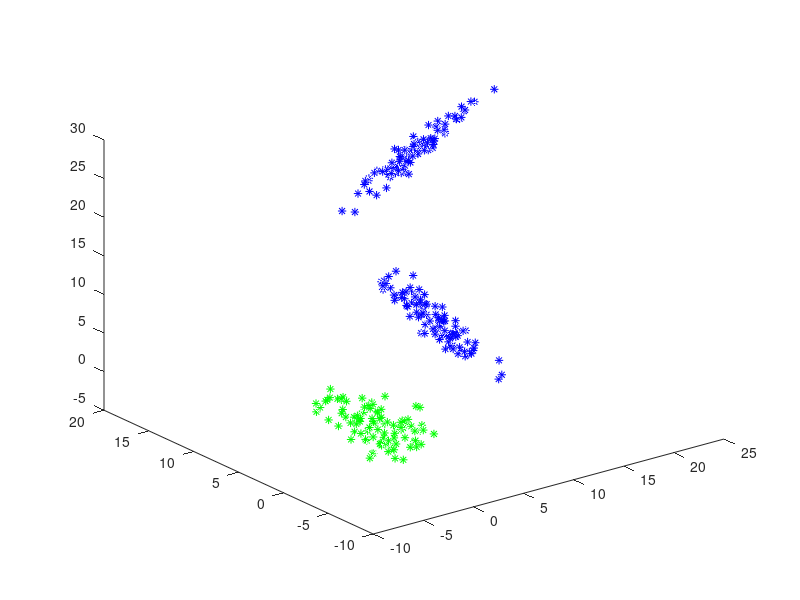

Reproduce this figure in MATLAB.
%%
clear
load clustered_caps.txt
c0=clustered_caps(find(clustered_caps(:,4)==0),:)
c1=clustered_caps(find(clustered_caps(:,4)==1),:)
c2=clustered_caps(find(clustered_caps(:,4)==2),:)

figure(1)
plot3(c1(:,1),c1(:,2),c1(:,3),'*g')
hold on
plot3(c2(:,1),c2(:,2),c2(:,3),'*r')
hold on
plot3(c0(:,1),c0(:,2),c0(:,3),'*b')